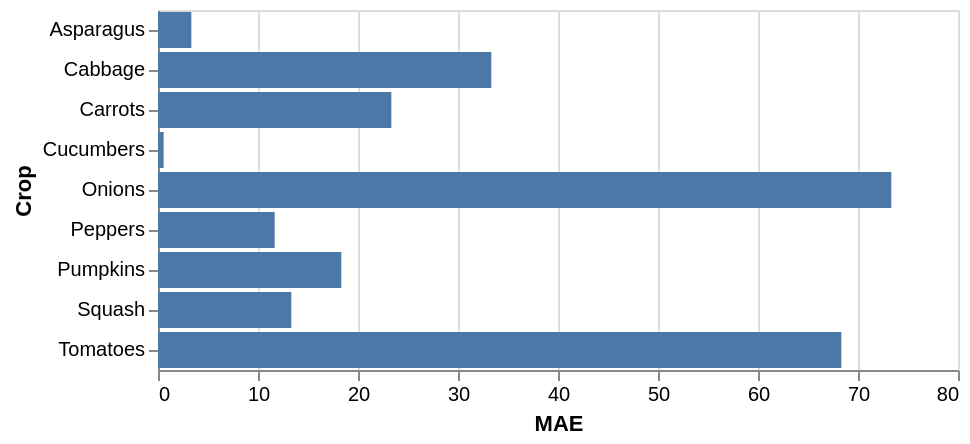

The specification (Vega-Lite) saved for this image:
### Vega-Lite specification from a JSON file in a GitHub repository (floating-point values rounded to 4 significant figures)
{"config": {"view": {"continuousWidth": 400, "continuousHeight": 300}}, "data": {"name": "data-bc668d3d2008cca2ba1033adfbcc2d7e"}, "mark": "bar", "encoding": {"color": {}, "tooltip": [{"field": "Decision Tree MAE", "type": "quantitative"}, {"field": "Crop", "type": "nominal"}], "x": {"field": "Decision Tree MAE", "title": "MAE", "type": "quantitative"}, "y": {"field": "Crop", "type": "nominal"}}, "$schema": "https://vega.github.io/schema/vega-lite/v5.json", "datasets": {"data-bc668d3d2008cca2ba1033adfbcc2d7e": [{"Crop": "Asparagus", "Decision Tree MAE": 3.333}, {"Crop": "Cabbage", "Decision Tree MAE": 33.33}, {"Crop": "Carrots", "Decision Tree MAE": 23.33}, {"Crop": "Cucumbers", "Decision Tree MAE": 0.5667}, {"Crop": "Onions", "Decision Tree MAE": 73.33}, {"Crop": "Peppers", "Decision Tree MAE": 11.67}, {"Crop": "Pumpkins", "Decision Tree MAE": 18.33}, {"Crop": "Squash", "Decision Tree MAE": 13.33}, {"Crop": "Tomatoes", "Decision Tree MAE": 68.33}]}}
